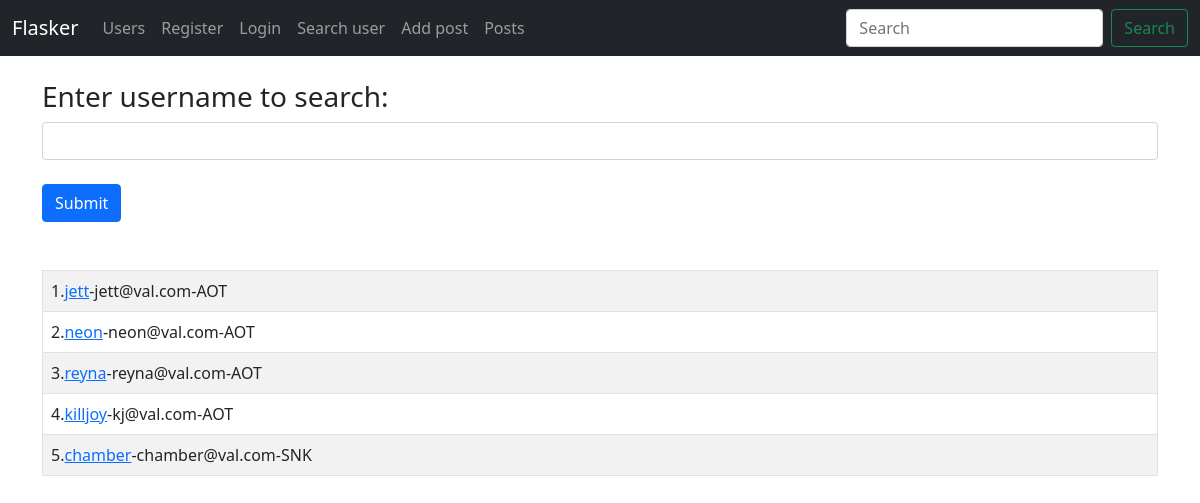
The page /search_user on the database its author committed.
### app.py (models this page shows, shortened)
class Users(db.Model, UserMixin):
    id = db.Column(db.Integer, primary_key=True)
    name = db.Column(db.String(200), nullable=False)
    email = db.Column(db.String(120), nullable=False, unique=True)
    password_hash = db.Column(db.String(128))
    favorite_anime = db.Column(db.String(120))
    date_added = db.Column(db.DateTime, default=datetime.utcnow)
    posts = db.relationship('Posts', backref='poster')
    @property
    def password(self):
        raise AttributeError('password is not a readable attribute!')

### app.py (the view)
@app.route('/search_user', methods=['GET', 'POST'])
def search_user():
    form = UserForm()
    username = None
    if request.method == 'POST':
        username = form.username.data
        user_to_search = Users.query.filter_by(name=username)
        if user_to_search != None:
            return render_template('search_user.html', form=form, user_to_search=user_to_search)
            return redirect('/userprofile')
        else:
            flash("User not found :(")
            website_users = Users.query.order_by(Users.date_added)
            return render_template('user.html', form=form, website_users=website_users, username=username)
    else:
        website_users = Users.query.order_by(Users.date_added)
        return render_template('search_user.html', form=form, website_users=website_users)

### forms.py
class UserForm(FlaskForm):
    username = StringField("Enter your name", validators=[
                           DataRequired(), Length(min=2, max=10)])
    email_id = StringField("Email address", validators=[
                           DataRequired(), Email()])
    password_hash = PasswordField("Password", validators=[
                                  DataRequired(), EqualTo('password_hash2')])
    password_hash2 = PasswordField(
        "Confirm Password", validators=[DataRequired()])
    favorite_anime = StringField("Favorite Anime")
    submit = SubmitField("Submit")

class SearchForm(FlaskForm):
    searched = StringField("Username", validators=[DataRequired()])
    submit = SubmitField("Submit")

### app.py (called while the page is built)
@app.context_processor
def base():
    form = SearchForm()
    return dict(form=form)

### templates/search_user.html (shortened to what this page needs)
{% extends 'base.html' %}
{% block content %}
<body>
    {% if user_to_search %}
    <h3>Search results:</h3>
    {% for website_user in user_to_search %}
    <tr>
        <td>{{ website_user.id }}.<a href="{{ url_for('update_user', id=website_user.id) }}">{{
                website_user.name}}</a>-{{ website_user.email }}-{{ website_user.favorite_anime }} <a
                href="{{ url_for('update_user', id=website_user.id)}}" class="btn btn-secondary"> Update</a> <a
                href="{{ url_for('delete_user', id=website_user.id)}}" class="btn btn-danger"> Delete</a>
        </td>
    </tr>
    {% endfor %}
    {% else %}
    <form method="POST">
        <h3>Enter username to search:</h3>
        {{ form.username(class='form-control') }}
        <br />
        {{ form.submit(class = 'btn btn-primary') }}
        <br /><br /><br />
        <table class="table table-hover table-bordered table-striped">
            {% for website_user in website_users %}
            <tr>
                <td>{{ website_user.id }}.<a href="{{ url_for('update_user', id=website_user.id) }}">{{
                        website_user.name}}</a>-{{ website_user.email }}-{{ website_user.favorite_anime }}
                </td>
            </tr>
            {% endfor %}
        </table>
</body>
{% endif %}
{% endblock %}

### rows shown on the page
Users: id "1", name "jett", email "jett@val.com", favorite_anime "AOT"
Users: id "2", name "neon", email "neon@val.com", favorite_anime "AOT"
Users: id "3", name "reyna", email "reyna@val.com", favorite_anime "AOT"
Users: id "4", name "killjoy", email "kj@val.com", favorite_anime "AOT"
Users: id "5", name "chamber", email "chamber@val.com", favorite_anime "SNK"
